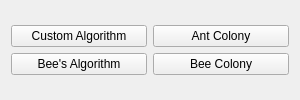
<?xml version="1.0" encoding="UTF-8"?>
<ui version="4.0">
 <class>MainWindow</class>
 <widget class="QMainWindow" name="MainWindow">
  <property name="geometry">
   <rect>
    <x>0</x>
    <y>0</y>
    <width>300</width>
    <height>100</height>
   </rect>
  </property>
  <property name="windowTitle">
   <string>RLP</string>
  </property>
  <widget class="QWidget" name="centralWidget">
   <layout class="QVBoxLayout" name="verticalLayout_2">
    <item>
     <layout class="QVBoxLayout" name="verticalLayout">
      <item>
       <layout class="QHBoxLayout" name="horizontalLayout_2">
        <item>
         <widget class="QPushButton" name="pushButtonCustom">
          <property name="text">
           <string>Custom Algorithm</string>
          </property>
         </widget>
        </item>
        <item>
         <widget class="QPushButton" name="pushButtonAntColony">
          <property name="text">
           <string>Ant Colony</string>
          </property>
         </widget>
        </item>
       </layout>
      </item>
      <item>
       <layout class="QHBoxLayout" name="horizontalLayout">
        <item>
         <widget class="QPushButton" name="pushButtonBeeAlgorithm">
          <property name="text">
           <string>Bee's Algorithm</string>
          </property>
         </widget>
        </item>
        <item>
         <widget class="QPushButton" name="pushButtonBeeColony">
          <property name="text">
           <string>Bee Colony</string>
          </property>
         </widget>
        </item>
       </layout>
      </item>
     </layout>
    </item>
   </layout>
  </widget>
 </widget>
 <layoutdefault spacing="6" margin="11"/>
 <resources/>
 <connections/>
</ui>
